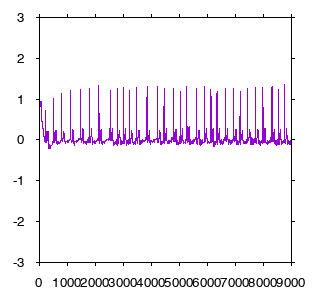
#> input picture raw/test.png, 319 x 300 px, found by its file name
$ jupyter execute img2csv.ipynb
#> lines starting #> are read from the running program, lines starting #| are printed output that depends on the picture
[cell 1]
from __future__ import division
import numpy as np
import cv2
import collections
import os

[cell 2]
PATH = '/Users/macbook/Desktop/MLEGC/raw/test.png'
filename = os.path.splitext(os.path.basename(PATH))[0]
img = cv2.imread(PATH)
#> img is the input picture: shape (300, 319, 3); mean B, G, R 247.7, 240.3, 245.5
img = cv2.cvtColor(img, cv2.COLOR_BGR2GRAY)
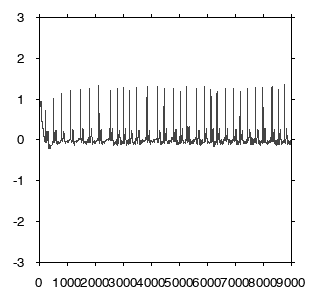
#> img: shape (300, 319); min 0, max 255, mean 242.7

[cell 3]
indices = np.where(img == [68]) # where pixel is pink (pink -> gray = 68)
#> indices = 3385 positions, rows 84 to 148, columns 40 to 290
coordinates = np.array(list(zip(indices[1], indices[0])))  # -> coordinates[x, y]
#> coordinates = 3385 pairs, first value 40 to 290, second value 84 to 148
coordinates = coordinates[coordinates[:,0].argsort()] # sort and calculate mean value of identical items
values_by_key = collections.defaultdict(list)
for k, v in coordinates:
    values_by_key[k].append(v)
#> this loop made 3385 passes
#> (k, v) on passes 1 to 3: (40, 101), (40, 106), (40, 105)
coordinates = sorted([(k, sum(v) / len(v)) for k, v in values_by_key.items()])
#> coordinates = 251 pairs, first value 40 to 290, second value 103.5 to 146.5

[cell 4]
with open('img2csv/%s.csv' % filename, 'w+') as f:
    for index, coordinate in enumerate(coordinates):
        f.write('{0},{1}\n'.format((coordinate[0]-56)/3000, round((122 - coordinate[1])/70, 3)))
#> this loop made 251 passes
#> coordinate on passes 1 to 3: (40, 103.5), (41, 111), (42, 124.5)
